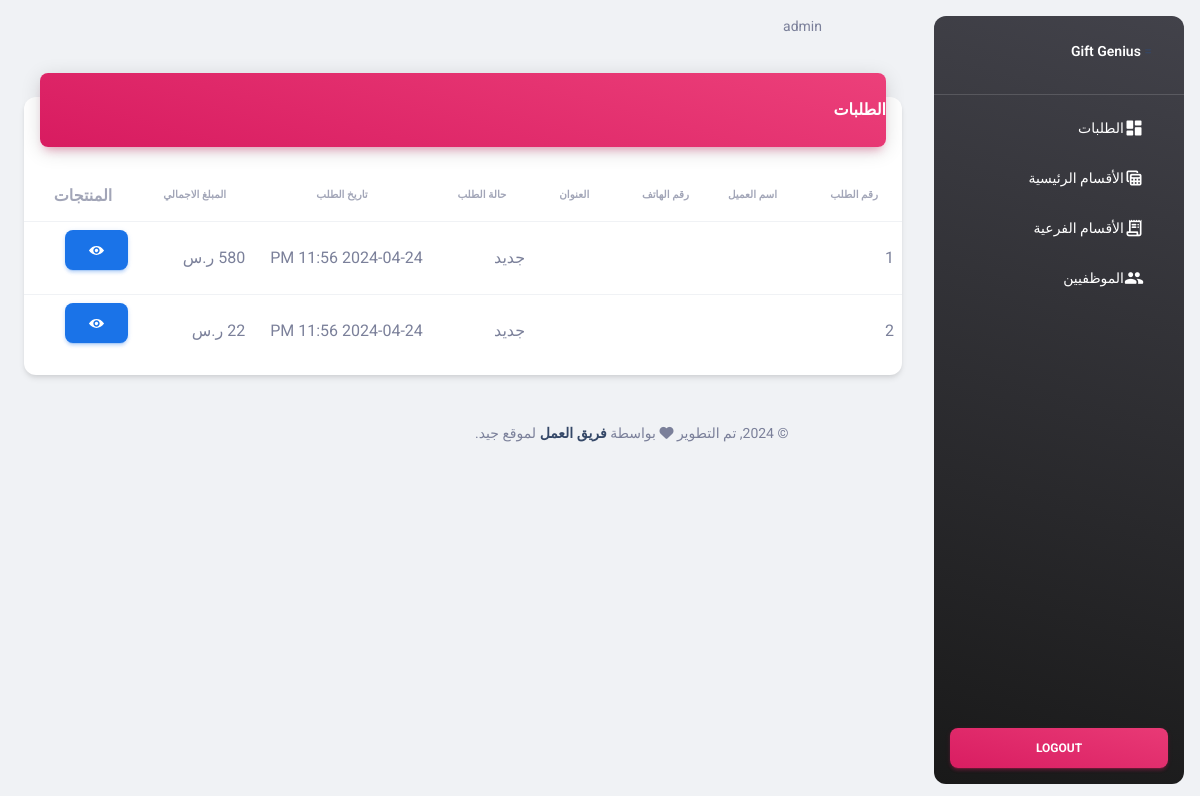
/admin/index.php (signed in), run on an earlier commit of the app's database.
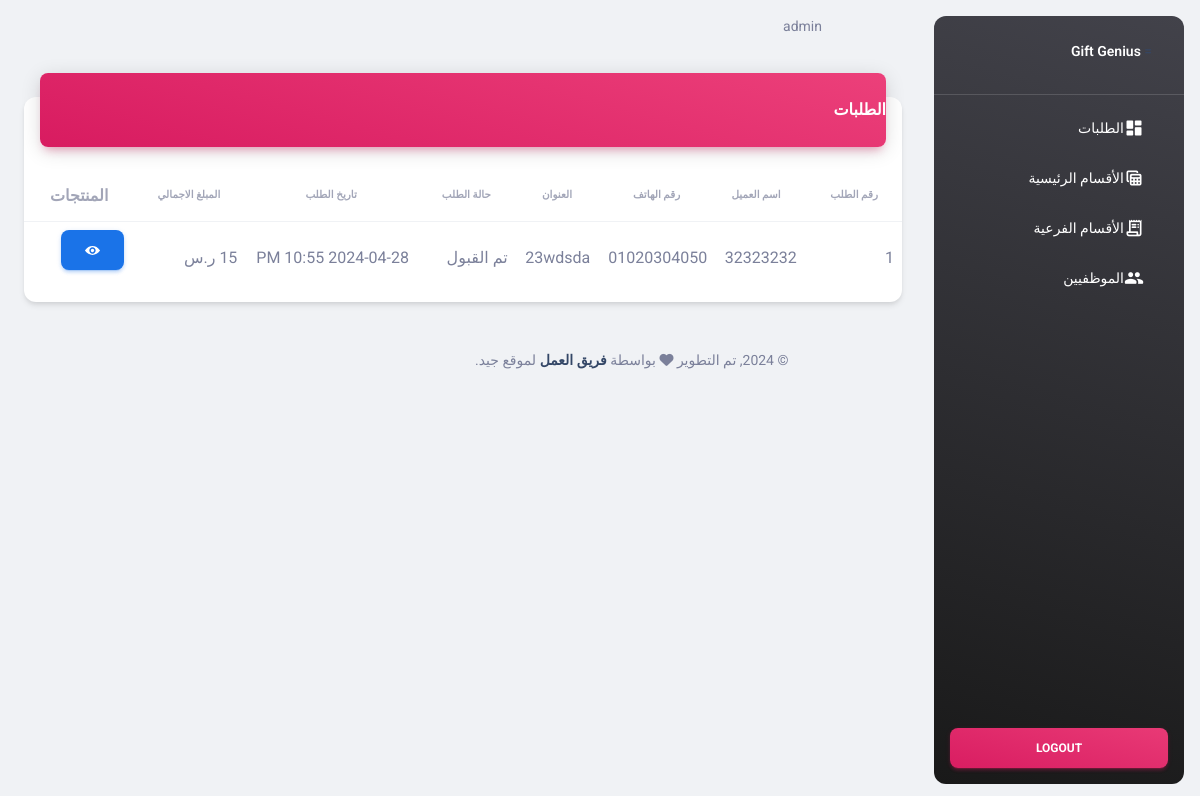
And on a later commit of the database.
### tables this page shows
CREATE TABLE `orders` (
  `id` int(10) UNSIGNED NOT NULL,
  `user_id` int(11) UNSIGNED DEFAULT NULL,
  `grand_total` double DEFAULT 0,
  `created_at` timestamp NULL DEFAULT NULL,
  `status` enum('new','accepted','refused','in_progress','on_way','ended') DEFAULT 'new',
  `name` varchar(500) DEFAULT NULL,
  `phone` varchar(50) DEFAULT NULL,
  `address` varchar(2000) DEFAULT NULL
);

### system/helper.php (called while the page is built, shortened)
<?php
if (!function_exists('runQuery')) {
    function runQuery($query)
    {
        $servername = "localhost";
        $username = "root";
        $password = "";
        $database = "gift";
        $conn = new mysqli($servername, $username, $password, $database);
        $conn->set_charset("utf8");
        return $conn->query($query);
    }
}

### admin/index.php (the view, shortened to what the changed rows need)
<?php
require('../system/helper.php');
$selectOrdersSql = "SELECT * FROM `orders`  order by id";
$selectOrdersResult = runQuery($selectOrdersSql);
$allOrders = [];
if ($selectOrdersResult->num_rows > 0) {
    while ($row = $selectOrdersResult->fetch_assoc()) {
        $allOrders[] = $row;
    }
}
?>
<!DOCTYPE html>
<html lang="ar" dir="rtl">
<head>
    <?php
    include 'layout/assets/css.php';
    ?>
</head>
<body class="g-sidenav-show rtl  bg-gray-200" >
<main class="main-content position-relative max-height-vh-100 h-100 border-radius-lg ">
    <div class="container-fluid py-4">
        <div class="row">
            <div class="col-12">
                <div class="card my-4">
                    <div class="card-body px-0 pb-2">
                        <div class="table-responsive p-0">
                            <table class="table align-items-center mb-0">
                                <thead>
                                <tr>
                                    <th class="text-uppercase text-secondary text-xxs font-weight-bolder opacity-7">
                                        رقم الطلب
                                    </th>
                                    <th class="text-uppercase text-secondary text-xxs font-weight-bolder opacity-7 ps-2">
                                        اسم العميل
                                    </th>
                                    <th class="text-center text-uppercase text-secondary text-xxs font-weight-bolder opacity-7">
                                        رقم الهاتف
                                    </th>
                                    <th class="text-center text-uppercase text-secondary text-xxs font-weight-bolder opacity-7">
                                        العنوان
                                    </th>
                                    <th class="text-center text-uppercase text-secondary text-xxs font-weight-bolder opacity-7">
                                        حالة الطلب
                                    </th>
                                    <th class="text-center text-uppercase text-secondary text-xxs font-weight-bolder opacity-7">
                                        تاريخ الطلب
                                    </th>
                                    <th class="text-center text-uppercase text-secondary text-xxs font-weight-bolder opacity-7">
                                        المبلغ الاجمالي
                                    </th>
                                    <th class="text-secondary opacity-7">المنتجات</th>
                                </tr>
                                </thead>
                                <tbody>
                                <?php
                                foreach ($allOrders as $key => $order) {
                                    ?>
                                    <tr>
                                        <td><?php echo $key + 1 ?></td>
                                        <td><?php echo $order['name'] ?></td>
                                        <td><?php echo $order['phone'] ?></td>
                                        <td><?php echo $order['address'] ?></td>
                                        <td><?php
                                            if ($order['status'] == 'new') {
                                                echo 'جديد';
                                            } elseif ($order['status'] == 'accepted') {
                                                echo 'تم القبول';
                                            } elseif ($order['status'] == 'refused') {
                                                echo 'تم الرفض';
                                            } elseif ($order['status'] == 'in_progress') {
                                                echo 'جاري التجهيز';
                                            } elseif ($order['status'] == 'on_way') {
                                                echo 'فى الطريق';
                                            } elseif ($order['status'] == 'ended') {
                                                echo 'تم الإنهاء';
                                            }
                                            ?></td>
                                        <td><?php echo date('Y-m-d h:i A', strtotime($order['created_at'])) ?></td>
                                        <td><?php echo $order['grand_total'] ?> ر.س</td>
                                        <td>
                                            <button class="btn btn-info" data-bs-toggle='modal'
                                                    data-bs-target='#products<?php echo $order['id'] ?>'>
                                            </button>
                                        </td>
                                    </tr>
                                    <?php
                                } ?>
                                </tbody>
                            </table>
                        </div>
                    </div>
                </div>
            </div>
        </div>
    </div>
</main>
</body>
</html>

What changed in the data, as far as the page shows it:
removed orders: status "جديد", created_at "2024-04-24 11:56 PM"
removed orders: status "جديد", created_at "2024-04-24 11:56 PM"
added orders: name "32323232", phone "01020304050", address "23wdsda", status "تم القبول", created_at "2024-04-28 10:55 PM"
